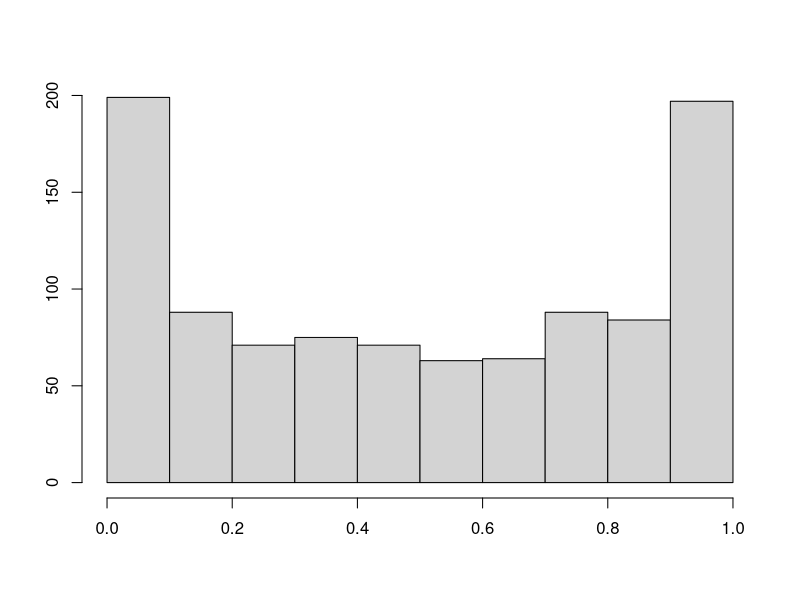

This figure's R source:
## ---- chunk 1
alturas = c(149, 163, 168, 169, 172, 173, 175, 180, 181)
print(alturas)
## ---- chunk 2
hist(rbeta(1000, 0.5, 0.5), main = "", xlab = "", ylab = "")
